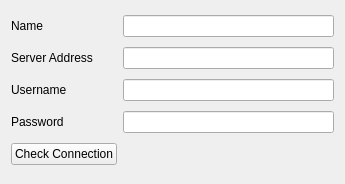
<?xml version="1.0" encoding="UTF-8"?>
<ui version="4.0">
 <class>NewServerWidget</class>
 <widget class="QWidget" name="NewServerWidget">
  <property name="geometry">
   <rect>
    <x>0</x>
    <y>0</y>
    <width>345</width>
    <height>184</height>
   </rect>
  </property>
  <layout class="QGridLayout" name="gridLayout">
   <item row="0" column="0">
    <widget class="QLabel" name="labelName">
     <property name="text">
      <string>Name</string>
     </property>
    </widget>
   </item>
   <item row="0" column="1">
    <widget class="QLineEdit" name="nameLineEdit"/>
   </item>
   <item row="1" column="0">
    <widget class="QLabel" name="labelServerAddress">
     <property name="text">
      <string>Server Address</string>
     </property>
    </widget>
   </item>
   <item row="1" column="1">
    <widget class="QLineEdit" name="serverAddressLineEdit">
     <property name="sizePolicy">
      <sizepolicy hsizetype="MinimumExpanding" vsizetype="Fixed">
       <horstretch>0</horstretch>
       <verstretch>0</verstretch>
      </sizepolicy>
     </property>
     <property name="minimumSize">
      <size>
       <width>200</width>
       <height>0</height>
      </size>
     </property>
    </widget>
   </item>
   <item row="2" column="0">
    <widget class="QLabel" name="labelUsername">
     <property name="text">
      <string>Username</string>
     </property>
    </widget>
   </item>
   <item row="2" column="1">
    <widget class="QLineEdit" name="userNameLineEdit"/>
   </item>
   <item row="3" column="0">
    <widget class="QLabel" name="labelPassword">
     <property name="text">
      <string>Password</string>
     </property>
    </widget>
   </item>
   <item row="3" column="1">
    <widget class="QLineEdit" name="passwordLineEdit">
     <property name="echoMode">
      <enum>QLineEdit::Password</enum>
     </property>
    </widget>
   </item>
   <item row="4" column="0">
    <widget class="QPushButton" name="verifyButton">
     <property name="text">
      <string>Check Connection</string>
     </property>
    </widget>
   </item>
   <item row="4" column="1">
    <widget class="QLabel" name="verifyLabel">
     <property name="minimumSize">
      <size>
       <width>0</width>
       <height>0</height>
      </size>
     </property>
     <property name="text">
      <string/>
     </property>
    </widget>
   </item>
  </layout>
 </widget>
 <customwidgets>
  <customwidget>
   <class>QPushButton</class>
   <extends>QPushButton</extends>
   <header>qpushbutton.h</header>
  </customwidget>
  <customwidget>
   <class>QLineEdit</class>
   <extends>QLineEdit</extends>
   <header>qlineedit.h</header>
  </customwidget>
 </customwidgets>
 <resources/>
 <connections/>
</ui>
